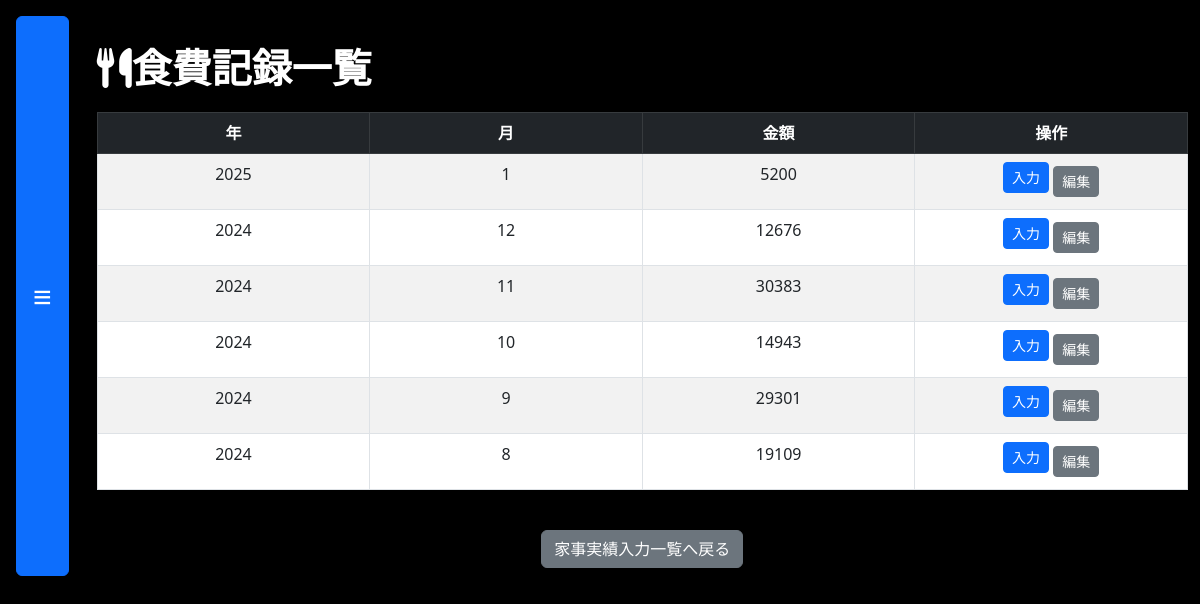
/eat, run on the app's committed database.
### tables this page shows
CREATE TABLE eat (id INTEGER PRIMARY KEY AUTOINCREMENT,year TEXT,month TEXT,amount INTEGER,description TEXT,created_at TIMESTAMP DEFAULT CURRENT_TIMESTAMP, yyyymm TEXT);

### flaskr/main.py (the view)
@app.route('/eat')
def eat():
    insert_eat_record_if_not_exists()
    now = datetime.now()
    current_year = now.year
    current_month = now.month
    formatted_month = str(current_month).zfill(2)  # 月を"00"という書式にする
    if has_eat_details():  # eat_detail が存在するかチェック
        update_eat_amount(current_year, formatted_month)  # 存在する場合のみ update 関数を呼び出す
    records = get_eat_records()
    details = { (record[0], record[1]): get_eat_detail_records(record[0], record[1]) for record in records }
    return render_template(
        'eat.html',
        records=records,
        details=details  # 明細を渡す
    )

### flaskr/main.py (called while the page is built)
def insert_eat_record_if_not_exists():
    create_eat_table()  # テーブルを作成
    eat_insert_current_month_record_if_not_exists()  # 今月のレコードを挿入

def has_eat_details():
    con = sqlite3.connect('database.db')  # データベスに接続
    cur = con.cursor()  # カーソルを作成
    cur.execute("SELECT COUNT(*) FROM eat_detail")
    count = cur.fetchone()[0]  # 結果からレコード数を取得
    con.close()  # データベース接続を閉じる
    return count > 0  # レコードが1件以上ればTrue

def create_eat_table():
    con = sqlite3.connect('database.db')
    cur = con.cursor()
    cur.execute("""
        CREATE TABLE IF NOT EXISTS eat (
            id INTEGER PRIMARY KEY AUTOINCREMENT,
            year INTEGER,
            month TEXT,  -- 月をTEXT型に変更
            amount REAL,
            description TEXT,
            created_at TIMESTAMP DEFAULT CURRENT_TIMESTAMP
        );
    """)
    con.commit()
    con.close()

def eat_insert_current_month_record_if_not_exists():
    con = sqlite3.connect('database.db')
    cur = con.cursor()
    now = datetime.now()
    current_year = now.year
    current_month = now.month
    formatted_month = str(current_month)  # 月をそのまま使用（"00"形式を削除）
    cur.execute("""
        SELECT 1 FROM eat WHERE year = ? AND month = ?
    """, (current_year, formatted_month))
    record_exists = cur.fetchone()
    if not record_exists:
        cur.execute("""
            INSERT INTO eat (year, month, amount, description)
            VALUES (?, ?, ?, ?)
        """, (current_year, formatted_month, 0.0, '初期レコード'))
    con.commit()
    con.close()

def get_eat_records():
    con = sqlite3.connect('database.db')
    cur = con.cursor()
    cur.execute("""
        SELECT year, month, amount, description, created_at
        FROM eat
        ORDER BY created_at DESC
        LIMIT 12
    """)
    records = cur.fetchall()
    con.close()
    return records

def update_eat_amount(year, month):
    conn = sqlite3.connect('database.db')  # データベース接続
    cursor = conn.cursor()
    cursor.execute('''
        UPDATE eat
        SET amount = (
            SELECT COALESCE(SUM(ed.amount), 0)  -- 合計がNULLの場合は0にする
            FROM eat_detail ed
            WHERE ed.year = eat.year AND ed.month = eat.month
        )
    ''')
    conn.commit()  # 変更をコミット
    conn.close()   # 接続を閉じる

### flaskr/templates/eat.html (shortened to what this page needs)
<!DOCTYPE html>
<html lang="ja">
<head>
    <link rel="stylesheet" href="https://cdn.jsdelivr.net/npm/bootstrap@5.3.0/dist/css/bootstrap.min.css">
    <link rel="stylesheet" href="{{ url_for('static', filename='style_Boost.css') }}">
    <link rel="stylesheet" href="https://cdnjs.cloudflare.com/ajax/libs/font-awesome/6.0.0-beta3/css/all.min.css">
</head>
<body class="bg-light">
<div class="d-flex">
    <button class="btn btn-primary m-3 menu-button" onclick="toggleMenu()">≡</button>
    <div class="container-fluid py-4">
        <h1 class="fas fa-utensils text-center mb-4 mt-4">食費記録一覧</h1>
        <div class="table-responsive">
            <table class="table table-bordered table-striped w-100 eat-table">
                <thead class="table-dark text-center">
                    <tr>
                        <th>年</th>
                        <th>月</th>
                        <th>金額</th>
                        <th>操作</th>
                    </tr>
                </thead>
                <tbody>
                    {% for record in records %}
                    <tr class="text-center">
                        <td>{{ record[0] }}</td>
                        <td>{{ record[1] }}</td>
                        <td>{{ record[2] }}</td>
                        <td>
                            <button class="btn btn-sm btn-primary mb-2" onclick="showInputForm({{ record[0] }}, {{ record[1] }})">入力</button>
                            <button class="btn btn-sm btn-secondary" onclick="toggleDetails({{ record[0] }}, {{ record[1] }})">編集</button>
                        </td>
                    </tr>
                    {% else %}
                    <tr>
                        <td colspan="4" class="text-center text-muted">データがありません</td>
                    </tr>
                    {% endfor %}
                </tbody>
            </table>
        </div>
        <div class="text-center mt-4">
            <a href="{{ url_for('index') }}" class="btn btn-secondary">家事実績入力一覧へ戻る</a>
        </div>
    </div>
</div>
</body>
</html>

### flaskr/static/style_Boost.css (style rules this page uses)
body { background-color: black !important; color: white !important; }
.bg-light { background-color: black !important; }
.table { color: white; }
.table-dark { background-color: #333 !important; }
.table { color: white; width: 100%; table-layout: fixed; border-collapse: collapse; }
.bg-light { color: white; width: 100%; table-layout: fixed; border-collapse: collapse; }
.menu-button { font-size: 2rem; padding: 0.5rem 1rem; }
.table th { writing-mode: horizontal-tb; text-align: center; }

### data on the page
eat: year "2025", month "1", amount "5200"
eat: year "2024", month "12", amount "12676"
eat: year "2024", month "11", amount "30383"
eat: year "2024", month "10", amount "14943"
eat: year "2024", month "9", amount "29301"
eat: year "2024", month "8", amount "19109"
